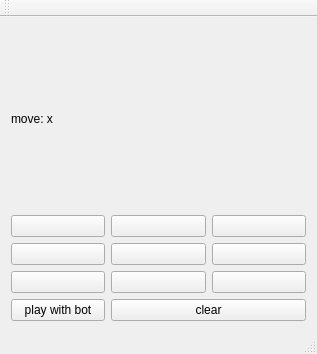
<?xml version="1.0" encoding="UTF-8"?>
<ui version="4.0">
 <class>MainWindow</class>
 <widget class="QMainWindow" name="MainWindow">
  <property name="geometry">
   <rect>
    <x>0</x>
    <y>0</y>
    <width>317</width>
    <height>354</height>
   </rect>
  </property>
  <property name="windowTitle">
   <string>MainWindow</string>
  </property>
  <widget class="QWidget" name="centralWidget">
   <layout class="QGridLayout" name="gridLayout">
    <item row="0" column="0">
     <widget class="QLabel" name="whoMove">
      <property name="text">
       <string>move: x</string>
      </property>
     </widget>
    </item>
    <item row="0" column="1">
     <widget class="QLabel" name="result">
      <property name="text">
       <string/>
      </property>
     </widget>
    </item>
    <item row="1" column="0">
     <layout class="QVBoxLayout" name="verticalLayout">
      <item>
       <widget class="QPushButton" name="bttn_1">
        <property name="text">
         <string/>
        </property>
       </widget>
      </item>
      <item>
       <widget class="QPushButton" name="bttn_4">
        <property name="text">
         <string/>
        </property>
       </widget>
      </item>
      <item>
       <widget class="QPushButton" name="bttn_7">
        <property name="text">
         <string/>
        </property>
       </widget>
      </item>
     </layout>
    </item>
    <item row="1" column="1">
     <layout class="QVBoxLayout" name="verticalLayout_2">
      <item>
       <widget class="QPushButton" name="bttn_2">
        <property name="text">
         <string/>
        </property>
       </widget>
      </item>
      <item>
       <widget class="QPushButton" name="bttn_5">
        <property name="text">
         <string/>
        </property>
       </widget>
      </item>
      <item>
       <widget class="QPushButton" name="bttn_8">
        <property name="text">
         <string/>
        </property>
       </widget>
      </item>
     </layout>
    </item>
    <item row="1" column="2">
     <layout class="QVBoxLayout" name="verticalLayout_3">
      <item>
       <widget class="QPushButton" name="bttn_3">
        <property name="text">
         <string/>
        </property>
       </widget>
      </item>
      <item>
       <widget class="QPushButton" name="bttn_6">
        <property name="text">
         <string/>
        </property>
       </widget>
      </item>
      <item>
       <widget class="QPushButton" name="bttn_9">
        <property name="text">
         <string/>
        </property>
       </widget>
      </item>
     </layout>
    </item>
    <item row="2" column="0">
     <widget class="QPushButton" name="pushButton">
      <property name="text">
       <string>play with bot</string>
      </property>
     </widget>
    </item>
    <item row="2" column="1" colspan="2">
     <widget class="QPushButton" name="bttn_clear">
      <property name="text">
       <string>clear</string>
      </property>
     </widget>
    </item>
   </layout>
  </widget>
  <widget class="QMenuBar" name="menuBar">
   <property name="geometry">
    <rect>
     <x>0</x>
     <y>0</y>
     <width>317</width>
     <height>23</height>
    </rect>
   </property>
  </widget>
  <widget class="QToolBar" name="mainToolBar">
   <attribute name="toolBarArea">
    <enum>TopToolBarArea</enum>
   </attribute>
   <attribute name="toolBarBreak">
    <bool>false</bool>
   </attribute>
  </widget>
  <widget class="QStatusBar" name="statusBar"/>
 </widget>
 <layoutdefault spacing="6" margin="11"/>
 <resources/>
 <connections/>
</ui>
